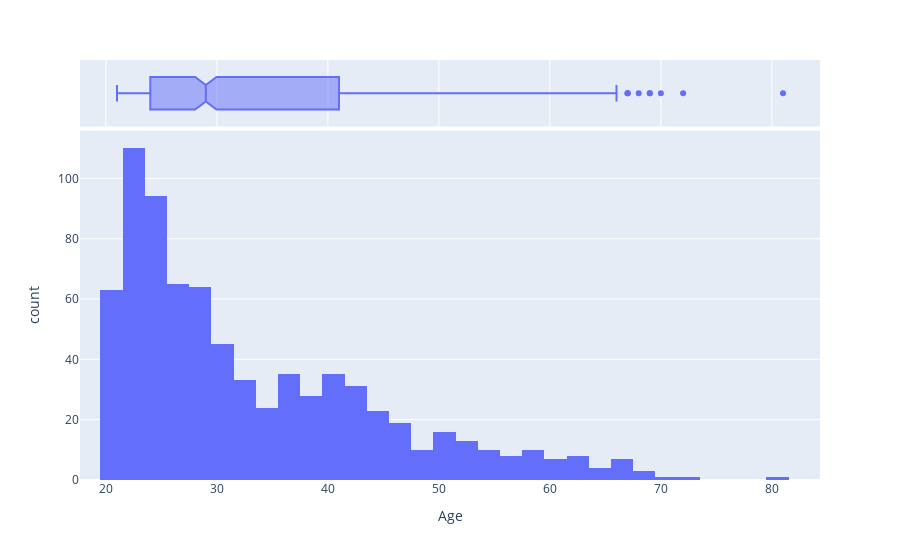

The notebook cell saved with this chart:
### Code cell
fig = px.histogram(df, x="Age",marginal="box",)
fig.show()

### Figure 1 — Plotly figure (JSON) as saved in the notebook; plotly's stock layout.template omitted (floating-point values rounded to 4 significant figures; data arrays with more than 128 entries replaced by an {"elided": "..."} marker saying what was removed)
{"data": [{"alignmentgroup": "True", "bingroup": "x", "hovertemplate": "Age=%{x}<br>count=%{y}<extra></extra>", "legendgroup": "", "marker": {"color": "#636efa", "pattern": {"shape": ""}}, "name": "", "offsetgroup": "", "orientation": "v", "showlegend": false, "type": "histogram", "x": {"elided": "768 int values"}, "xaxis": "x", "yaxis": "y"}, {"alignmentgroup": "True", "hovertemplate": "Age=%{x}<extra></extra>", "legendgroup": "", "marker": {"color": "#636efa"}, "name": "", "notched": true, "offsetgroup": "", "showlegend": false, "type": "box", "x": {"elided": "768 int values"}, "xaxis": "x2", "yaxis": "y2"}], "layout": {"barmode": "relative", "legend": {"tracegroupgap": 0}, "margin": {"t": 60}, "xaxis": {"anchor": "y", "domain": [0, 1], "title": {"text": "Age"}}, "xaxis2": {"anchor": "y2", "domain": [0, 1], "matches": "x", "showgrid": true, "showticklabels": false}, "yaxis": {"anchor": "x", "domain": [0, 0.8316], "title": {"text": "count"}}, "yaxis2": {"anchor": "x2", "domain": [0.8416, 1], "matches": "y2", "showgrid": false, "showline": false, "showticklabels": false, "ticks": ""}}}
